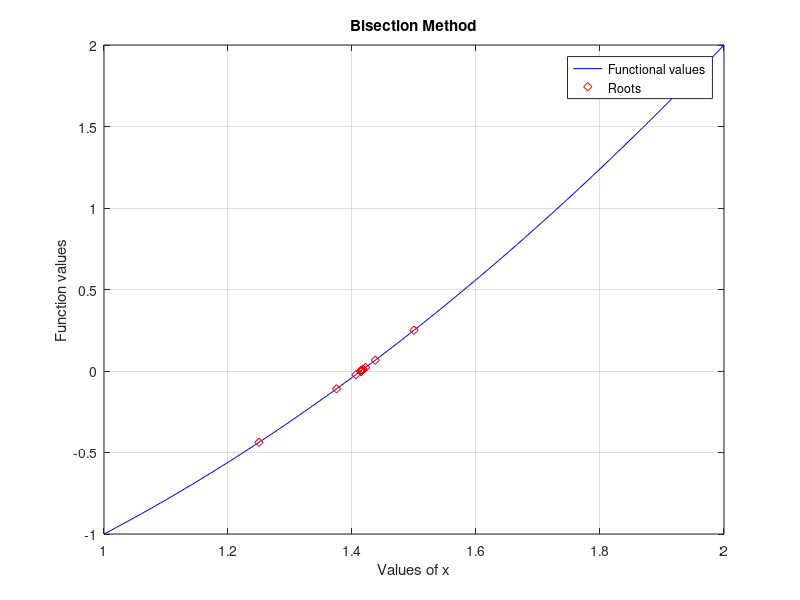

Here is the MATLAB script that generated this plot:
function f = task102 ()

  function y = f(x)
    y = x.^2- 2;
  end
  a = 1;
  b = 2;
  e = 0.000001;
  A = [];

  while (b - a) / 2 > e
      c = (a + b) / 2;
      A = [A; c];
      if f (c) == 0
        break;
      elseif f(a) * f(c) < 0
        b = c;
      else f (b) * f(c) < 0
        a = c;
      end
    end
  fprintf ('%f\n', A (end));

  x = linspace(1, 2, 100);
  y = f(x);
  plot (x, y, 'b');
  grid on;
  hold on;
  plot(A, f(A), 'rd');
  xlabel('Values of x');
  ylabel('Function values');
  title('Bisection Method');
  legend('Functional values ', 'Roots');


endfunction

